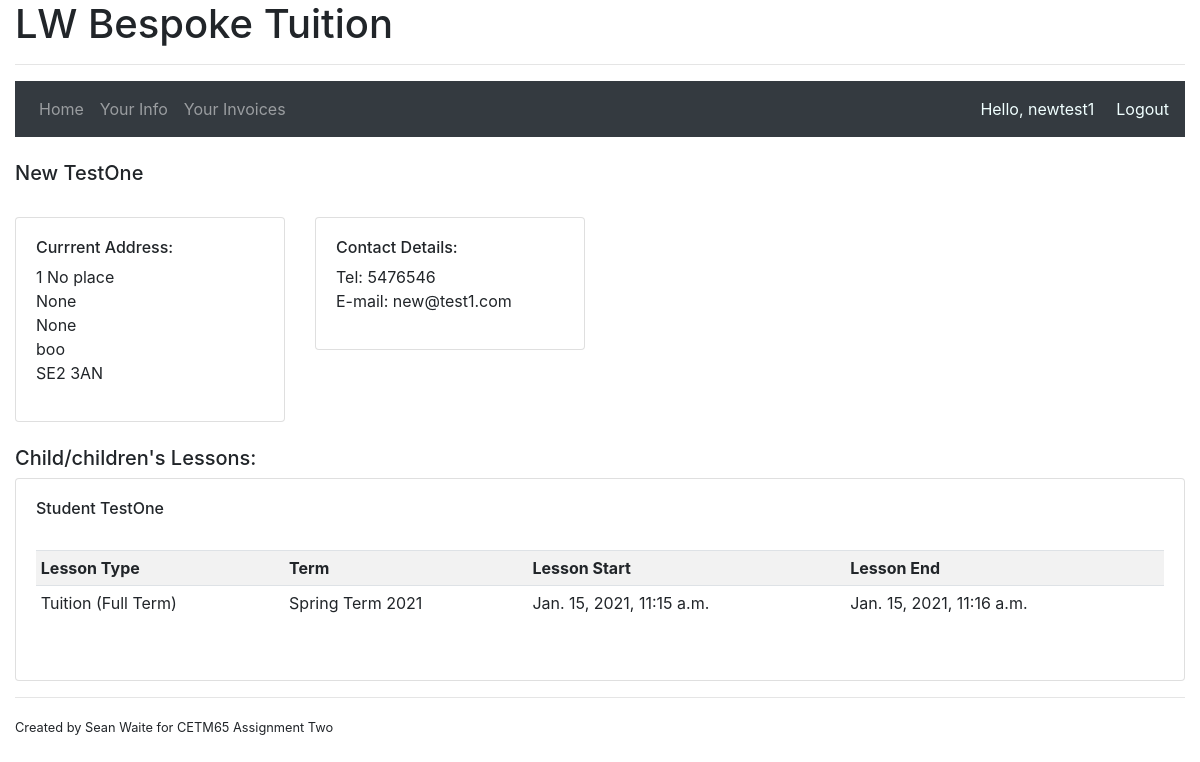
Page /yourinformation (signed in) on the committed database.
### accounts/models.py (models this page shows, shortened)
class Client(models.Model):
    user = models.OneToOneField(User, null=True, on_delete=models.SET_NULL)
    forename = models.CharField(max_length=100, validators=[letters_only])
    surname = models.CharField(max_length=100, validators=[letters_only])
    date_inserted = models.DateTimeField(default=now)
    active = models.BooleanField(default=True)
    contract_signed = models.BooleanField(default=False)

class Address(models.Model):
    client = models.ForeignKey(Client, related_name='address', on_delete=models.CASCADE)
    line_one = models.CharField('Address Line One', max_length=100)
    line_two = models.CharField('Address Line Two', max_length=100, null=True, blank=True)
    line_three = models.CharField('Address Line Three', max_length=100, null=True, blank=True)
    town = models.CharField('Town/City', max_length=100)
    postcode = models.CharField(max_length=10)
    effective_from_date = models.DateField(default=now)
    effective_to_date = models.DateField(null=True, blank=True)
    date_inserted = models.DateTimeField(auto_now_add=True)
    class Meta:
        verbose_name = 'Address Details'
        verbose_name_plural = 'Address Details'

class ContactDetails(models.Model):
    client = models.ForeignKey(Client, related_name='contacts', on_delete=models.CASCADE)
    contact_number = models.CharField(max_length=15, validators=[numbers_only])
    email_address = models.CharField(max_length=100, validators=[validate_email], unique=True)
    class Meta:
        verbose_name = 'Contact Details'
        verbose_name_plural = 'Contact Details'

class Student(models.Model):
    YEAR_1 = 1
    YEAR_2 = 2
    YEAR_3 = 3
    YEAR_4 = 4
    YEAR_5 = 5
    YEAR_6 = 6
    YEAR_7 = 7
    YEAR_8 = 8
    YEAR_9 = 9
    YEAR_10 = 10
    YEAR_11 = 11
    NO_SCHOOL = 0
    SCHOOL_YEAR_CHOICES = (
        (YEAR_1, 'Year 1'),
        (YEAR_2, 'Year 2'),
        (YEAR_3, 'Year 3'),
        (YEAR_4, 'Year 4'),
        (YEAR_5, 'Year 5'),
        (YEAR_6, 'Year 6'),
        (YEAR_7, 'Year 7'),
        (YEAR_8, 'Year 8'),
        (YEAR_9, 'Year 9'),
        (YEAR_10, 'Year 10'),
        (YEAR_11, 'Year 11'),
        (NO_SCHOOL, 'No longer in school'),
    )
    parent = models.ManyToManyField(Client)
    forename = models.CharField(max_length=100, validators=[letters_only])
    surname = models.CharField(max_length=100, null=True, blank=True, validators=[letters_only])
    date_of_birth = models.DateField(null=True, blank=True)
    school_year = models.IntegerField(choices=SCHOOL_YEAR_CHOICES, default=1)
    date_inserted = models.DateTimeField(auto_now_add=True)

class Lesson(models.Model):
    student = models.ForeignKey(Student, null=True, related_name='lesson_student', on_delete=models.SET_NULL)
    lesson_type = models.ForeignKey(Products, related_name='lesson_link', on_delete=models.PROTECT)
    term = models.ForeignKey(Term, null=True, related_name='term', on_delete=models.SET_NULL)
    lesson_start = models.DateTimeField()
    lesson_end = models.DateTimeField()
    invoiced = models.BooleanField(default=False)
    invoice_number = models.ForeignKey(Invoices, null=True, blank=True, related_name='invoice_no', on_delete=models.SET_NULL)

class Products(models.Model):
    product_name = models.CharField(max_length=100)
    price = models.DecimalField(max_digits=8, decimal_places=2)
    effective_from_date = models.DateField(default=now)
    effective_to_date = models.DateField(null=True, blank=True)
    date_inserted = models.DateTimeField(auto_now_add=True)
    class Meta:
        verbose_name = 'Product'
        verbose_name_plural = 'Products'
    def __str__(self):
        return str(self.product_name)

class Term(models.Model):
    term_name = models.CharField(max_length=100)
    term_start_date = models.DateField()
    term_end_date = models.DateField()
    half_term_start_date = models.DateField()
    half_term_end_date = models.DateField()
    def __str__(self):
        return str(self.term_name)

### accounts/decorators.py (the view)
        def wrapper_func(request, *args, **kwargs):
            denied = False
            for roles in allowed_roles:
                if request.user.groups.filter(name = roles).exists():
                    return view_func(request, *args, **kwargs)
                else:
                    denied = True
            if denied == True:
                return redirect('accounts:home')

### accounts/views.py (called while the page is built)
@login_required(login_url='accounts:login')
@allowedUsers(allowed_roles=['admin','customer'])
def clientView(request):
    client_only = True
    clients = request.user.client
    home = clients.address.all()
    contact = clients.contacts.all()
    students = clients.student_set.all()
    lessons = Lesson.objects.filter(student__in=students)
    context = {'clients': clients, 'address': home,
               'contact': contact, 'students': students,
               'lessons': lessons, 'flag': client_only}
    return render(request, 'accounts/clientview.html', context)

### accounts/templates/accounts/clientview.html
{% extends "accounts/main.html" %}
{% block main %}
<br>
<h5>{{ clients.forename }} {{ clients.surname }}</h5>
<div class="row">
    <div class = "col-md-3">
        <br>
        <div class="card card-body">
            <ul class="list-unstyled">
                <h6>Currrent Address:</h6>
                {% for home in address %}
                    <li>{{ home.line_one }}</li>
                    <li>{{ home.line_two }}</li>
                    <li>{{ home.line_three }}</li>
                    <li>{{ home.town }}</li>
                    <li>{{ home.postcode }}</li>
                {% endfor %}
            </ul>
        </div>
    </div>
    <div class = "col-md-3">
        <br>
        <div class="card card-body">
            <h6>Contact Details:</h6>
            <ul class="list-unstyled">
            {% for contacts in contact %}
                <li>Tel: {{ contacts.contact_number }}</li>
                <li>E-mail: {{ contacts.email_address }}</li>
            {% endfor %}
            </ul>
        </div>
    </div>
</div>
<br>
<h5>Child/children's Lessons:</h5>
<div class="card card-body">
    {% for student in students %}
        <h6>{{ student.forename }} {{student.surname}}</h6>
    <br>
    <table class="table table-sm table-striped">
        <tr>
            <th>Lesson Type</th>
            <th>Term</th>
            <th>Lesson Start</th>
            <th>Lesson End</th>
        </tr>
        {% for lesson in lessons %}
            {% if student == lesson.student %}
            <tr>
                <td>{{ lesson.lesson_type }}</td>
                <td>{{ lesson.term }}</td>
                <td>{{ lesson.lesson_start }}</td>
                <td>{{ lesson.lesson_end }}</td>
            </tr>
            {% endif %}
        {% endfor %}
    </table>
    <br>
    {% endfor %}
</div>
{% endblock %}

### accounts/templates/accounts/main.html (shortened to what this page needs)
{% load static %}
<!DOCTYPE html>
<html lang="en">
<head>
    <link rel="stylesheet" href="https://stackpath.bootstrapcdn.com/bootstrap/4.4.1/css/bootstrap.min.css">
</head>
<body>
    <div class="container-fluid">
    <h1>LW Bespoke Tuition</h1>
    <hr>
    {% if request.user.is_authenticated %}
    <nav class="navbar navbar-expand-lg navbar-dark bg-dark">
        <div class="collapse navbar-collapse" id="navbarNav">
          <ul class="navbar-nav">
            {% if flag %}
                <li class="nav-item">
                    <a class="nav-link" href="{% url 'accounts:home' %}">Home <span class="sr-only">(current)</span></a>
                </li>
                <li class="nav-item">
                    <a class="nav-link" href="{% url 'accounts:clientview' %}">Your Info</a>
                </li>
                <li class="nav-item">
                    <a class="nav-link" href="{% url 'accounts:clientinvoices' %}">Your Invoices</a>
                </li>
            {% endif %}
          </ul>
        </div>
        <span name="username" style="color:azure; margin-right: 22px;">Hello, {{ request.user }}</span>
        <span name="logout"><a style="color:azure;" href="{% url 'accounts:logout' %}">Logout</a></span>
    </nav>
    {% endif %}
        {% block main %}
        {% endblock %}
    <hr>
    <small>Created by Sean Waite for CETM65 Assignment Two</small>
    </div>
</body>
</html>

### rows in the picture
Client: forename "New", surname "TestOne"
Address: line_one "1 No place", line_two "None", line_three "None", town "boo", postcode "SE2 3AN"
ContactDetails: contact_number "5476546", email_address "new@test1.com"
Student: forename "Student", surname "TestOne"
Lesson: lesson_type "Tuition (Full Term)", term "Spring Term 2021", lesson_start "Jan. 15, 2021, 11:15 a.m.", lesson_end "Jan. 15, 2021, 11:16 a.m."

### other values in the picture
{{ request.user }} "newtest1"
